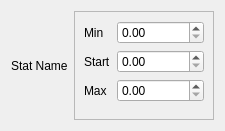
<?xml version="1.0" encoding="UTF-8"?>
<ui version="4.0">
 <class>Form</class>
 <widget class="QWidget" name="Form">
  <property name="geometry">
   <rect>
    <x>0</x>
    <y>0</y>
    <width>225</width>
    <height>131</height>
   </rect>
  </property>
  <property name="windowTitle">
   <string>Form</string>
  </property>
  <layout class="QHBoxLayout" name="horizontalLayout">
   <item>
    <widget class="QLabel" name="labelStatName">
     <property name="sizePolicy">
      <sizepolicy hsizetype="Minimum" vsizetype="Preferred">
       <horstretch>0</horstretch>
       <verstretch>0</verstretch>
      </sizepolicy>
     </property>
     <property name="text">
      <string>Stat Name</string>
     </property>
    </widget>
   </item>
   <item>
    <widget class="QFrame" name="frame">
     <property name="sizePolicy">
      <sizepolicy hsizetype="Expanding" vsizetype="Preferred">
       <horstretch>0</horstretch>
       <verstretch>0</verstretch>
      </sizepolicy>
     </property>
     <property name="frameShape">
      <enum>QFrame::StyledPanel</enum>
     </property>
     <property name="frameShadow">
      <enum>QFrame::Raised</enum>
     </property>
     <layout class="QFormLayout" name="formLayout">
      <item row="0" column="0">
       <widget class="QLabel" name="label_2">
        <property name="text">
         <string>Min</string>
        </property>
       </widget>
      </item>
      <item row="1" column="0">
       <widget class="QLabel" name="label_3">
        <property name="text">
         <string>Start</string>
        </property>
       </widget>
      </item>
      <item row="2" column="0">
       <widget class="QLabel" name="label_4">
        <property name="text">
         <string>Max</string>
        </property>
       </widget>
      </item>
      <item row="0" column="1">
       <widget class="QDoubleSpinBox" name="doubleSpinBoxMin"/>
      </item>
      <item row="1" column="1">
       <widget class="QDoubleSpinBox" name="doubleSpinBoxStart"/>
      </item>
      <item row="2" column="1">
       <widget class="QDoubleSpinBox" name="doubleSpinBoxMax"/>
      </item>
     </layout>
    </widget>
   </item>
  </layout>
 </widget>
 <resources/>
 <connections/>
</ui>
